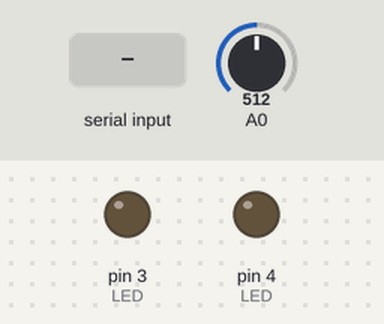
A sketch run on a simulated Teensy 4. Shown: output pins drawn as LEDs (lit = HIGH). Inputs (shaded band) come from the test bench; at power-on: A0 = 512.

Above: at 1.2 s.
1.3 s: "r" received over Serial
At 2.0 s:
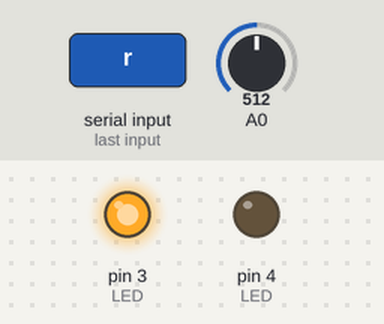
2.8 s: "i" received over Serial
At 3.2 s:
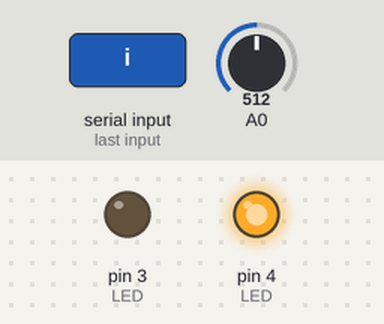
4.3 s: "q" received over Serial
At 5.5 s:
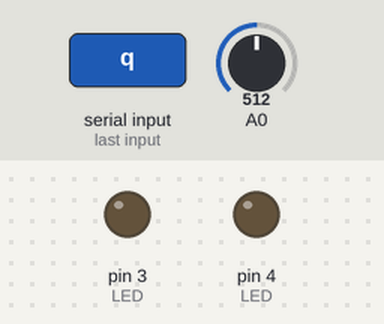
Timing chart, 0 to 7.3 s (numbered marks = the images above; inputs shaded):
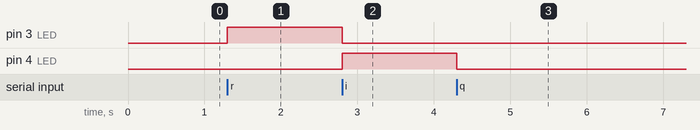

The sketch:

pulseOx.ino
```cpp
// Create an IntervalTimer object
IntervalTimer myTimer;

int LEDtimer = 0;
int blinkTime = 1;  // time in seconds for which to keep each LED on.

// next we make arrays for storing the data temporarily and then releasing it at leisure by Serial
// they are ints because they take the least amount of space (in bits) for storage on RAM and the ADC output is int anyway, so that's great
int i = 0;   // the counter for the array position
int redData[1000], irData[1000];  // 1000 samples = 200 samples/second for 5 seconds

void setup(void) {
  Serial.begin(115200);
  analogReadRes(13);

  pinMode(3, OUTPUT);  // 640nm LED
  pinMode(4, OUTPUT);  // 850nm LED

  // myTimer.begin(captureData, 5000);
}

void captureDataRed(void) {
  // save the data real quick into the respective array
  if (i < 1000) {
    redData[i] = analogRead(A0);
  }
  i++;
  // Serial.println(analogRead(A0));
}
void captureDataIR(void) {
  // save the data real quick into the respective array
  if (i < 1000) {
    irData[i] = analogRead(A0);
  }
  i++;
  // Serial.println(analogRead(A0));
}

// the next are hte functions to turn on the red and the IR led. arguments passed would be the blink time.
void gimmeRed() {
  digitalWrite(4, LOW);
  digitalWrite(3, HIGH);
}
void gimmeIR() {
  digitalWrite(3, LOW);
  digitalWrite(4, HIGH);
  delay(blinkTime*1000);
}
void lightsOff() {
  digitalWrite(3, LOW);
  digitalWrite(4, LOW);
}

void loop(void) {
  while (Serial.available()) {
    // get the new byte:
    char inChar = Serial.read();
    if (inChar == 'r') {
      // put on the red LED and start acquiring into the array..
      gimmeRed();
      i = 0;
      delay(500);  // a slight delay to let the photodiode RC constant not muck things up
      myTimer.begin(captureDataRed, 5000);
    } else if (inChar == 'i') {
      gimmeIR();
      i = 0;
      delay(500);  // a slight delay to let the photodiode RC constant not muck things up
      myTimer.begin(captureDataIR, 5000);
    } else if (inChar == 'q') {
      // put lights off.
       lightsOff();
       // stop acquiring data, i.e. end the timerIntervals, all of them
       i = 1001;
       myTimer.end();
    } else if (inChar == 't') {
      // wait for 100ms
      delay(100);
       // transmit the data, from both arrays, as a tab delimited line...
      for (int j = 0; j<1000; j++) {
        Serial.print(redData[j]);
        Serial.print('\t');
        Serial.println(irData[j]);
        // delay(1);  // a small delay just to give python (which will be receiving the data) enough time to process
      }
    }
  }
}
```

Measured:
- after the input at 1.3 s, pin 3 (LED): LOW → HIGH at once
- after the input at 2.8 s, pin 3 (LED): HIGH → LOW at once; pin 4 (LED): LOW → HIGH at once
- after the input at 4.3 s, pin 4 (LED): HIGH → LOW at once
